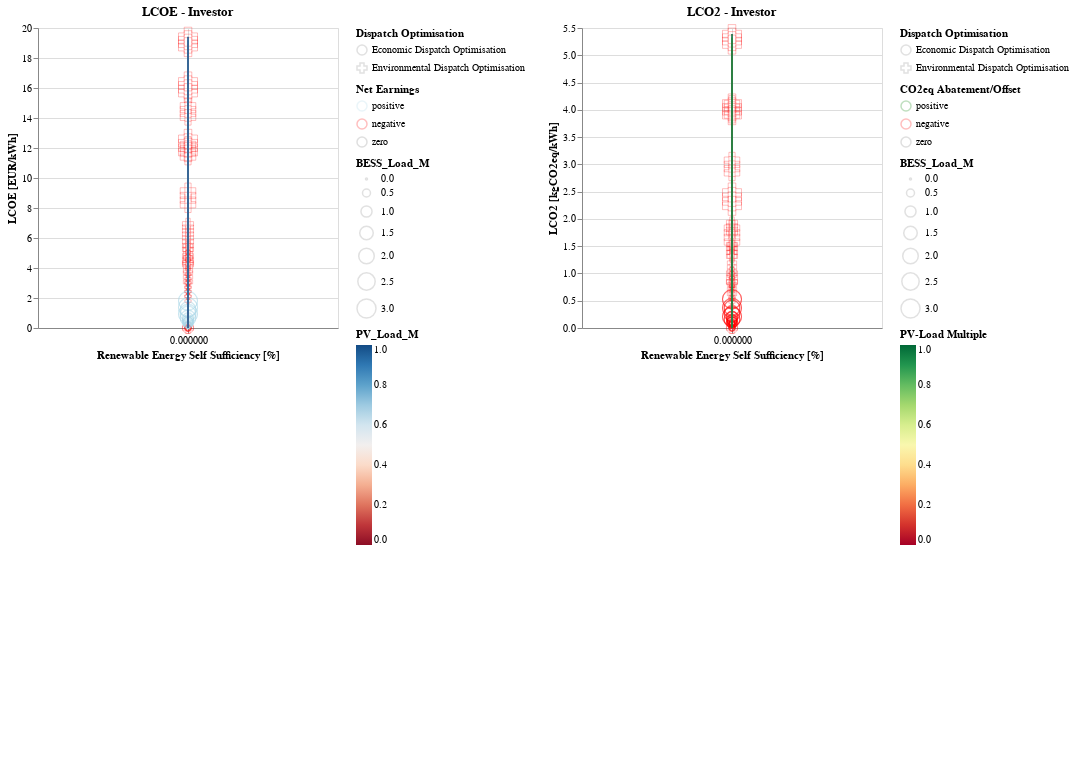

Source (notebook cell):
### Code cell
shape_values = {'Economic Dispatch Optimisation': 'circle', 'Environmental Dispatch Optimisation': 'cross'}
color_mapping_earnings = {
    'positive': 'lightblue',  # Positive earnings
    'negative': 'red',    # Negative earnings
    'zero': 'gray'        # Zero earnings
}
color_mapping_abatement = {
    'positive': 'green',  # Positive earnings
    'negative': 'red',    # Negative earnings
    'zero': 'gray'        # Zero earnings
}


lines_lcoe_investor_econ= alt.Chart(results_econ, title='LCOE - Investor').mark_line(
    size= 1.5
).encode(
    x= alt.X('ress:Q', axis= alt.Axis(title='Renewable Energy Self Sufficiency [%]')),
    y= alt.Y('lcoe_investor:Q', axis= alt.Axis(title='LCOE [EUR/kWh]')),
    # shape= alt.Shape(
    #     'earnings_class:N',
    #     scale=alt.Scale(
    #         domain=list(shape_values.keys()),
    #         range=list(shape_values.values())
    #     )
    # ),
    color= alt.Color('PV_Load_M:Q').scale(
        scheme='redblue',
        #domain= (0, 8)
    ),
)
lines_lcoe_investor_env= alt.Chart(results_env, title='LCOE - Investor').mark_line(
    size= 1.5
).encode(
    x= alt.X('ress:Q', axis= alt.Axis(title='Renewable Energy Self Sufficiency [%]')),
    y= alt.Y('lcoe_investor:Q', axis= alt.Axis(title='LCOE [EUR/kWh]')),
    # shape= alt.Shape(
    #     'earnings_class:N',
    #     scale=alt.Scale(
    #         domain=list(shape_values.keys()),
    #         range=list(shape_values.values())
    #     )
    # ),
    color= alt.Color(
        'PV_Load_M:Q',
        legend= alt.Legend(
            title= '',
            labelOpacity=0,
            gradientOpacity=0,
            symbolOpacity=0
        )
    ).scale(
        scheme='redblue',
        #domain= (0, 8)
    )
)
points_lcoe_investor= alt.Chart(results).mark_point(
    size= 150,
    strokeWidth= 1,
    opacity= 0.25
).encode(
    alt.X(
        'ress:Q',
        # axis= alt.Axis(
        #     title='',
        #     labelOpacity= 0
        # )
    ),
    alt.Y(
        'lcoe_investor:Q',
        # axis= alt.Axis(
        #     title='',
        #     labelOpacity= 0
        # )
    ),
    shape= alt.Shape(
        'label:N',
        scale=alt.Scale(
            domain=list(shape_values.keys()),
            range=list(shape_values.values())
        ),
        legend= alt.Legend(
            title= 'Dispatch Optimisation'
        )
    ),
    # color= alt.Color(
    #     'earnings_class:N',
    #     legend= alt.Legend(
    #         title='Net Earnings',
    #         #title='',
    #         # labelOpacity= 0,
    #         # symbolOpacity= 0,
    #         # gradientOpacity= 0,
    #         # titleOpacity=0
    #     )
    # ).scale(
    #     scheme='redblue',
    #     #domain= (-1500000, 1500000)
    # ),
    color= alt.Color(
        'earnings_class:N',
        scale=alt.Scale(
            domain=list(color_mapping_earnings.keys()),
            range=list(color_mapping_earnings.values())
        ),
        legend= alt.Legend(
            title= 'Net Earnings'
        )
    ),
    size= alt.Size(
        'BESS_Load_M:Q',
        legend= alt.Legend(
            #title= '',
        )
    )
)


lines_lco2_investor_econ= alt.Chart(results_econ, title='LCO2 - Investor').mark_line(
    size= 1.5
).encode(
    x= alt.X('ress:Q', axis= alt.Axis(title='Renewable Energy Self Sufficiency [%]')),
    y= alt.Y('lco2_investor:Q', axis= alt.Axis(title='LCO2 [kgCO2eq/kWh]')),
    # shape= alt.Shape(
    #     'earnings_class:N',
    #     scale=alt.Scale(
    #         domain=list(shape_values.keys()),
    #         range=list(shape_values.values())
    #     )
    # ),
    color= alt.Color(
        'PV_Load_M:Q',
        legend= alt.Legend(
            title= 'PV-Load Multiple'
        )
    ).scale(
        scheme='redyellowgreen',
        #domain= (0, 8)
    ),
)
lines_lco2_investor_env= alt.Chart(results_env, title='LCO2 - Investor').mark_line(
    size= 1.5
).encode(
    x= alt.X('ress:Q', axis= alt.Axis(title='Renewable Energy Self Sufficiency [%]')),
    y= alt.Y('lco2_investor:Q', axis= alt.Axis(title='LCO2 [kgCO2eq/kWh]')),
    # shape= alt.Shape(
    #     'earnings_class:N',
    #     scale=alt.Scale(
    #         domain=list(shape_values.keys()),
    #         range=list(shape_values.values())
    #     )
    # ),
    color= alt.Color(
        'PV_Load_M:Q',
        legend= alt.Legend(
            title= '',
            labelOpacity=0,
            gradientOpacity=0,
            titleOpacity=0
        )
    ).scale(
        scheme='redyellowgreen',
        #domain= (0, 8)
    ),
)
points_lco2_investor= alt.Chart(results).mark_point(
    size= 150,
    strokeWidth= 1,
    opacity= 0.25
).encode(
    alt.X(
        'ress:Q',
        # axis= alt.Axis(
        #     title='',
        #     labelOpacity= 0
        # )
    ),
    alt.Y(
        'lco2_investor:Q',
        # axis= alt.Axis(
        #     title='',
        #     labelOpacity= 0
        # )
    ),
    shape= alt.Shape(
        'label:N',
        scale=alt.Scale(
            domain=list(shape_values.keys()),
            range=list(shape_values.values()),
        ),
        legend= alt.Legend(
            title= 'Dispatch Optimisation'
        )
    ),
    # color= alt.Color(
    #     'co2abatement_class:N',
    #     legend= alt.Legend(
    #         title='CO2eq Abatement/Offset',
    #         # title='',
    #         # labelOpacity= 0,
    #         # symbolOpacity= 0,
    #         # gradientOpacity= 0
    #     )
    # ).scale(
    #     scheme='redyellowgreen',
    #     #domain= (-800000, 500000)
    # ),
    color= alt.Color(
        'co2abatement_class:N',
        scale=alt.Scale(
            domain=list(color_mapping_abatement.keys()),
            range=list(color_mapping_abatement.values())
        ),
        legend= alt.Legend(
            title= 'CO2eq Abatement/Offset'
        )
    ),
    size= alt.Size(
        'BESS_Load_M:Q'
    )
)


# alt.layer(lines_lcoe + points_lcoe)#.resolve_scale(shape= 'independent')


alt.hconcat(
    alt.layer(
        points_lcoe_investor,
        lines_lcoe_investor_econ,
        lines_lcoe_investor_env
    ).resolve_scale(
        color= 'independent',
        size= 'independent'
    ),
    alt.layer(
        points_lco2_investor,
        lines_lco2_investor_econ,
        lines_lco2_investor_env
    ).resolve_scale(
        color= 'independent',
        size= 'independent'
    )
).resolve_scale(
    #legend= 'independent',
    #scale= 'independent',
    shape= 'independent',
    color= 'independent'
)
